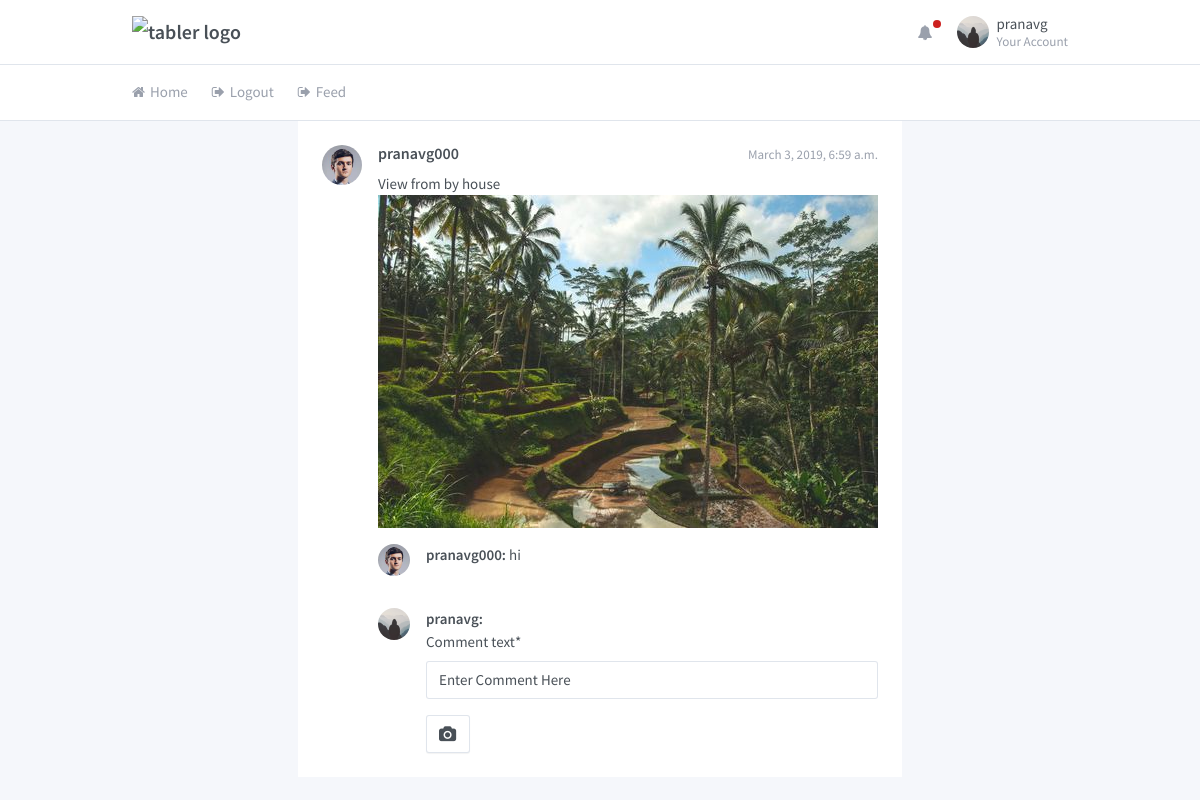
The page / (signed in) on the database its author committed.
### core/models.py (models this page shows, shortened)
class Profile(models.Model):
	user = models.OneToOneField(User, on_delete= models.CASCADE)
	profile_photo = models.FileField(default='default.jpg', upload_to='profile_photos')
	status_info = models.CharField(default="Enter status", max_length=1000)

class Following(models.Model):
	user = models.ForeignKey(User,on_delete = models.CASCADE,null=True)
	following_user = models.CharField(max_length=100,null=True)

class Post(models.Model):
	user = models.ForeignKey(User,on_delete = models.CASCADE,null=True)
	created_at = models.DateTimeField(auto_now_add=True)
	post_text = models.CharField(max_length=2000)
	post_picture = models.FileField(default="default.jpg",upload_to='post_picture')

class Comment(models.Model):
	post = models.ForeignKey(Post,on_delete = models.CASCADE)
	user = models.ForeignKey(User,on_delete = models.CASCADE,null=True)
	comment_text = models.CharField(default="Enter Comment Here",max_length=2000)

### core/views.py (the view)
# urls.py: path('', user_views.feed, name='home'),
def feed(request):
	post_all = Post.objects.order_by('created_at').reverse()
	comment_form = CreateComment()
	context = {
	'post_all' : post_all,
	'comment_form':comment_form,
	}
	return render(request,'core/feed.html',context)

### core/forms.py
class CreateComment(forms.ModelForm):
	class Meta:
		model = Comment
		fields = ['comment_text']

### core/templates/core/feed.html (shortened to what this page needs)
{%load static %}
{% load crispy_forms_tags %}
<!doctype html>
<html lang="en" dir="ltr">
  <head>
    <link rel="stylesheet" href="https://maxcdn.bootstrapcdn.com/font-awesome/4.7.0/css/font-awesome.min.css">
    <link href="{%static 'core/dashboard.css'%}" rel="stylesheet" />
  </head>
  <body class="">
    <div class="page">
      <div class="page-main">
        <div class="header py-4">
          <div class="container">
            <div class="d-flex">
              <a class="header-brand" href="./index.html">
                <img src="./demo/brand/tabler.svg" class="header-brand-img" alt="tabler logo">
              </a>
              <div class="d-flex order-lg-2 ml-auto">
                <div class="dropdown d-none d-md-flex">
                  <a class="nav-link icon" data-toggle="dropdown">
                    <i class="fa fa-bell"></i>
                    <span class="nav-unread"></span>
                  </a>
                </div>
                <div class="dropdown">
                  <a href="{%url 'profile' user.username%}" class="nav-link pr-0 leading-none" data-toggle="dropdown">
                    <span class="avatar" style="background-image: url({{user.profile.profile_photo.url}})"></span>
                    <span class="ml-2 d-none d-lg-block">
                      <span class="text-default">{{user.username}}</span>
                      <small class="text-muted d-block mt-1">Your Account</small>
                    </span>
                  </a>
                </div>
              </div>
            </div>
          </div>
        </div>
        <div class="header collapse d-lg-flex p-0" id="headerMenuCollapse">
          <div class="container">
            <div class="row align-items-center">
              <div class="col-lg order-lg-first">
                <ul class="nav nav-tabs border-0 flex-column flex-lg-row">
                  <li class="nav-item">
                    <a href="" class="nav-link"><i class="fa fa-home"></i> Home</a>
                  </li>
                  <li class="nav-item">
                    <a href="{%url 'logout'%}" class="nav-link"><i class="fa fa-sign-out"></i> Logout</a>
                  </li>
                  <li class="nav-item">
                    <a href="{%url 'feed'%}" class="nav-link"><i class="fa fa-sign-out"></i> Feed</a>
                  </li>
                </ul>
              </div>
            </div>
          </div>
        </div>
<ul class="list-group card-list-group align-items-center">
				{%for posts in post_all%}
					{%for x in user.following_set.all%}
						{%if x.following_user == posts.user.username%}
                    <li class="list-group-item py-5">
                      <div class="media">
                        <div class="media-object avatar avatar-md mr-4" style="background-image: url({{posts.user.profile.profile_photo.url}})"></div>
                        <div class="media-body">
                          <div class="media-heading">
                            <small class="float-right text-muted">{{posts.created_at}}</small>
                            <h5>{{posts.user.username}}</h5>
                          </div>
                          <div class="media-body">
                            {{posts.post_text}}
                          </div>
                          <div>
                            <img src="{{posts.post_picture.url}}" style="max-width: 500px">
                          </div>
                          <ul class="media-list">
                            {%for comment in posts.comment_set.all%}
                            <li class="media mt-4">
                              <div class="media-object avatar mr-4" style="background-image: url({{comment.user.profile.profile_photo.url}})"></div>
                              <div class="media-body">
                                <strong>{{comment.user.username}}: </strong>
                                {{comment.comment_text}}
                              </div>
                            </li>
                            {%endfor%}
                            <li class="media mt-4">
                              <div class="media-object avatar mr-4" style="background-image: url({{user.profile.profile_photo.url}})"></div>
                              <div class="media-body">
                                <strong>{{user.username}}: </strong>
                                <form action="{% url 'commentweb' posts.user.username posts.pk%}" method="POST">
                                  {{comment_form|crispy}}
                                      <button type="submit" class="btn btn-secondary">
                                        <i class="fa fa-camera"></i>
                                      </button>
                                </form>
                              </div>
                            </li>
                          </ul>
                        </div>
                      </div>
                    </li>
                    {%endif%}
                    {%endfor%}
                    {%endfor%}
                  </ul>

### rows shown on the page
Post: created_at "March 3, 2019, 6:59 a.m.", user.username "pranavg000", post_text "View from by house"
Following: user.profile.profile_photo (picture), post_picture (picture), profile.profile_photo (placeholder picture), comment_text "Enter Comment Here"
Comment: user.profile.profile_photo (picture), user.username "pranavg000", comment_text "hi"

### other values the page prints
{{ user.username }} "pranavg"
